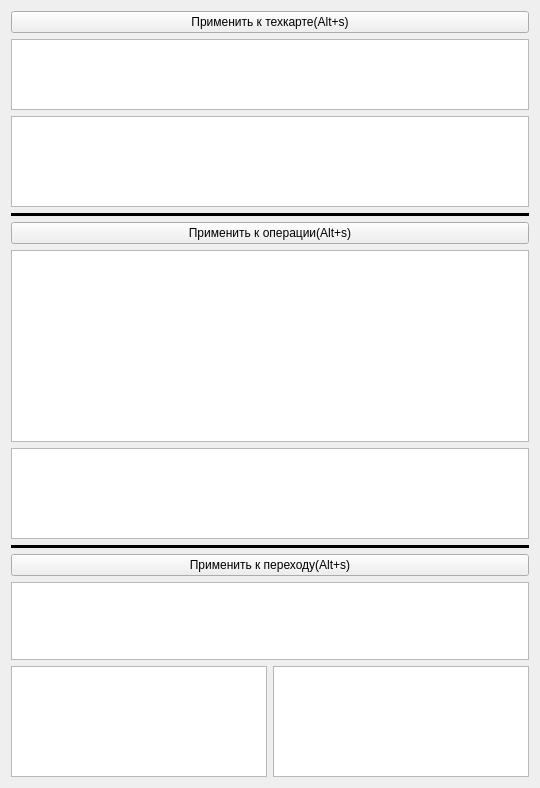
              <widget class="QWidget" name="tab">
               <attribute name="title">
                <string>Параметры(Alt+x)</string>
               </attribute>
               <layout class="QVBoxLayout" name="verticalLayout">
                <item>
                 <widget class="QPushButton" name="Button_t_kar">
                  <property name="text">
                   <string>Применить к техкарте(Alt+s)</string>
                  </property>
                 </widget>
                </item>
                <item>
                 <widget class="QTableWidget" name="tab_kar">
                  <property name="maximumSize">
                   <size>
                    <width>16777215</width>
                    <height>71</height>
                   </size>
                  </property>
                  <property name="font">
                   <font>
                    <pointsize>14</pointsize>
                   </font>
                  </property>
                 </widget>
                </item>
                <item>
                 <widget class="QTableWidget" name="tab_tk_doc">
                  <property name="maximumSize">
                   <size>
                    <width>16777215</width>
                    <height>91</height>
                   </size>
                  </property>
                  <attribute name="verticalHeaderMinimumSectionSize">
                   <number>5</number>
                  </attribute>
                 </widget>
                </item>
                <item>
                 <widget class="Line" name="line_2">
                  <property name="frameShadow">
                   <enum>QFrame::Plain</enum>
                  </property>
                  <property name="lineWidth">
                   <number>6</number>
                  </property>
                  <property name="orientation">
                   <enum>Qt::Horizontal</enum>
                  </property>
                 </widget>
                </item>
                <item>
                 <widget class="QPushButton" name="Button_t_op">
                  <property name="text">
                   <string>Применить к операции(Alt+s)</string>
                  </property>
                 </widget>
                </item>
                <item>
                 <widget class="QTableWidget" name="tab_op">
                  <property name="minimumSize">
                   <size>
                    <width>0</width>
                    <height>120</height>
                   </size>
                  </property>
                  <property name="font">
                   <font>
                    <pointsize>14</pointsize>
                   </font>
                  </property>
                  <property name="toolTip">
                   <string>(Alt+x)</string>
                  </property>
                 </widget>
                </item>
                <item>
                 <widget class="QTableWidget" name="tab_op_doc">
                  <property name="maximumSize">
                   <size>
                    <width>16777215</width>
                    <height>91</height>
                   </size>
                  </property>
                  <attribute name="verticalHeaderMinimumSectionSize">
                   <number>5</number>
                  </attribute>
                 </widget>
                </item>
                <item>
                 <widget class="Line" name="line">
                  <property name="frameShadow">
                   <enum>QFrame::Plain</enum>
                  </property>
                  <property name="lineWidth">
                   <number>6</number>
                  </property>
                  <property name="midLineWidth">
                   <number>2</number>
                  </property>
                  <property name="orientation">
                   <enum>Qt::Horizontal</enum>
                  </property>
                 </widget>
                </item>
                <item>
                 <widget class="QPushButton" name="Button_t_per">
                  <property name="text">
                   <string>Применить к переходу(Alt+s)</string>
                  </property>
                 </widget>
                </item>
                <item>
                 <widget class="QTableWidget" name="tap_per">
                  <property name="maximumSize">
                   <size>
                    <width>16777215</width>
                    <height>78</height>
                   </size>
                  </property>
                  <property name="font">
                   <font>
                    <pointsize>14</pointsize>
                   </font>
                  </property>
                 </widget>
                </item>
                <item>
                 <layout class="QHBoxLayout" name="horizontalLayout">
                  <item>
                   <widget class="QTableWidget" name="tap_per_osnast">
                    <property name="minimumSize">
                     <size>
                      <width>0</width>
                      <height>0</height>
                     </size>
                    </property>
                    <property name="maximumSize">
                     <size>
                      <width>16777215</width>
                      <height>111</height>
                     </size>
                    </property>
                    <property name="toolTip">
                     <string>(Alt+q)</string>
                    </property>
                    <attribute name="verticalHeaderMinimumSectionSize">
                     <number>5</number>
                    </attribute>
                   </widget>
                  </item>
                  <item>
                   <widget class="QTableWidget" name="tap_per_insrt">
                    <property name="minimumSize">
                     <size>
                      <width>0</width>
                      <height>100</height>
                     </size>
                    </property>
                    <property name="maximumSize">
                     <size>
                      <width>16777215</width>
                      <height>111</height>
                     </size>
                    </property>
                    <property name="toolTip">
                     <string>(Alt+w)</string>
                    </property>
                    <attribute name="verticalHeaderMinimumSectionSize">
                     <number>5</number>
                    </attribute>
                   </widget>
                  </item>
                 </layout>
                </item>
               </layout>
              </widget>
